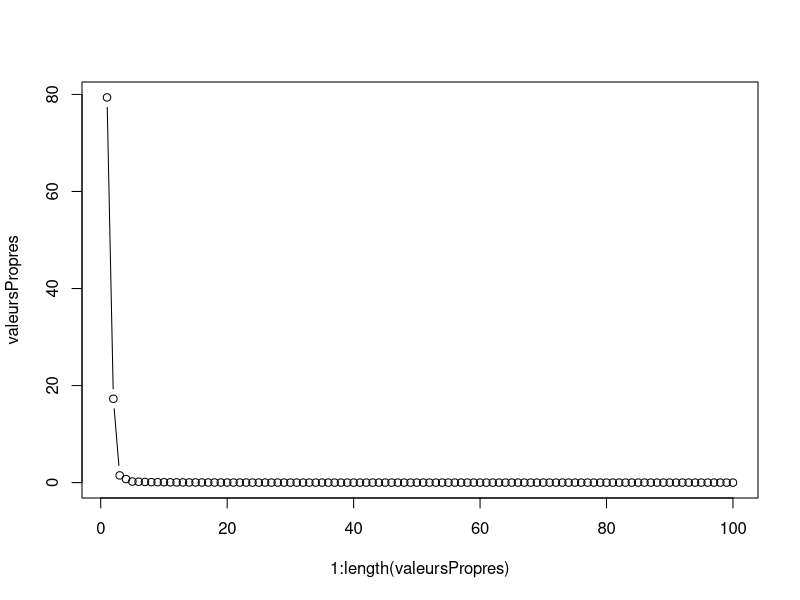
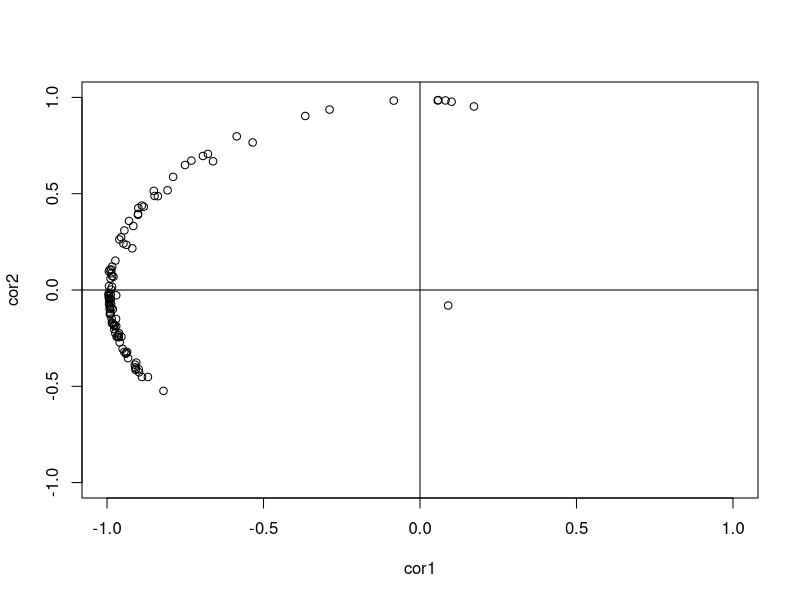
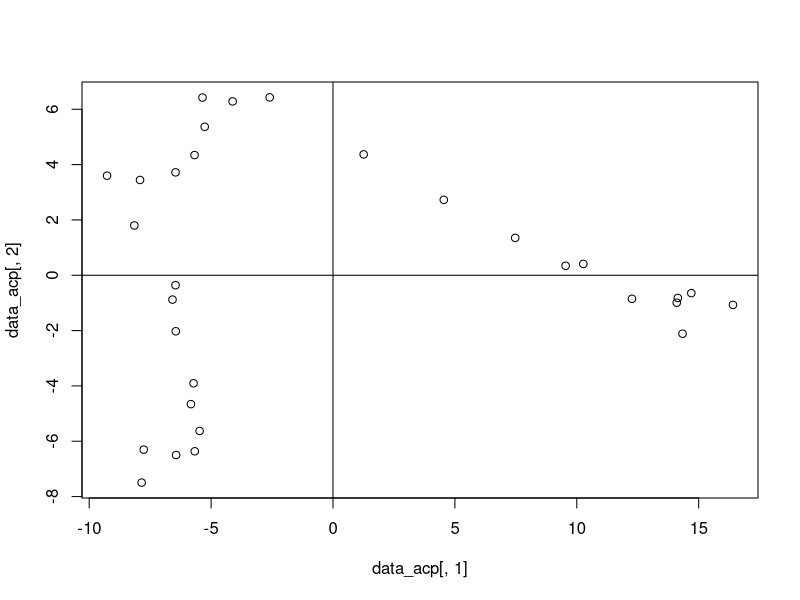

Generate these figures, in order, with R:
#==================================#
#                                  #
#       Lecture des données        #
#                                  #
#==================================#

x_matrix <- read.csv("data.csv", header = T, sep = ";", row.names = 1); # parse csv file (with ; separator) into matrix

#==================================#
#                                  #
#       Informations basiques      #
#                                  #
#==================================#

message("Summary")
summary(x_matrix); # summary

message("Variance")
var(x_matrix); # variance

message("Covariance")
print(cov(x_matrix)); # covariance

message("Correlation")
print(cor(x_matrix)); # correlation

message("Columns : "); # number of columns
ncol(x_matrix)
message("Rows : "); # number of rows
nrow(x_matrix);

#==================================#
#                                  #
#    Données centrées réduites     #
#                                  #
#==================================#

centree_reduite <- scale(x_matrix, center = T, scale = T);

#==================================#
#                                  #
# Analyse en composante principale #
#                                  #
#==================================#

# Valeurs propres
propres <- eigen(cor(centree_reduite));
valeursPropres <- propres$values;
vecteursPropres <- propres$vectors;

# Graphique des valeurs propres (éboulis et coude)
png(filename = "eboulis.png"); # start printing plot to png image
plot(1:length(valeursPropres), valeursPropres, type = "b");
dev.off(); # end printing

# Composantes principales
data_acp <- centree_reduite %*% vecteursPropres;

composante_principale_1 <- data_acp[, 1];
composante_principale_2 <- data_acp[, 2];

# Cercle de correlation
# Calcule de la correlation entre chaque variable et les composantes principales
cor1 <- cor(composante_principale_1,centree_reduite);
cor2 <- cor(composante_principale_2,centree_reduite);
png(filename = "cercle_de_correlation.png"); # start printing plot to png image
plot(cor1, cor2, xlim = c(-1, +1), ylim = c(-1, +1))
abline(h = 0, v = 0)
text(cor1, cor2, labels = colnames(data))
dev.off(); # end printing

# Graphe 2D
png(filename = "graphe2D.png"); # start printing plot to png image
plot(data_acp[, 1], data_acp[, 2])
text(data_acp[, 1], data_acp[, 2], labels = rownames(data))
abline(h = 0, v = 0)
dev.off(); # end printing